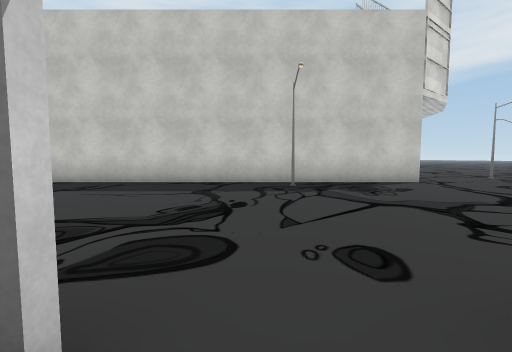
view 1 (above)

22 first-person views from a walk through a 3-D level made in the Unity game engine. The camera is 1.2 m above the floor, tilts 4° down and sees 90° across. Doors are open. The floor is counted in squares, 2 m on a side. Each view is taken from the middle of a square. On the plan, view 1 faces up. The plan holds only what a view shows up to about 9 squares ahead; the rest is blank. The place goes on beyond the plan. The player is left out. Some surface patterns are stand-ins.

view 2
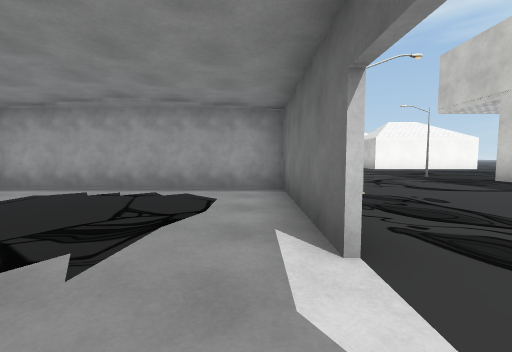

view 3
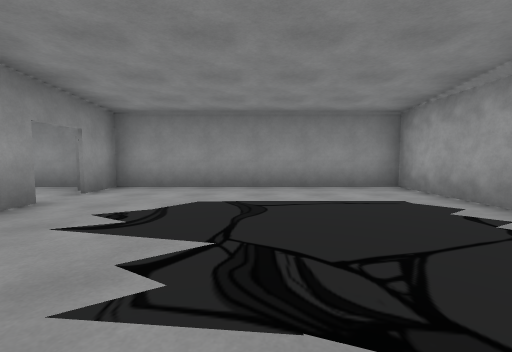

view 4
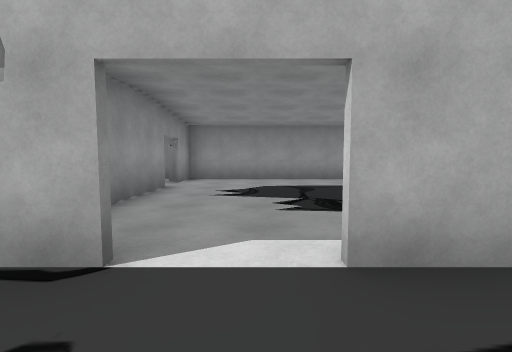

view 5
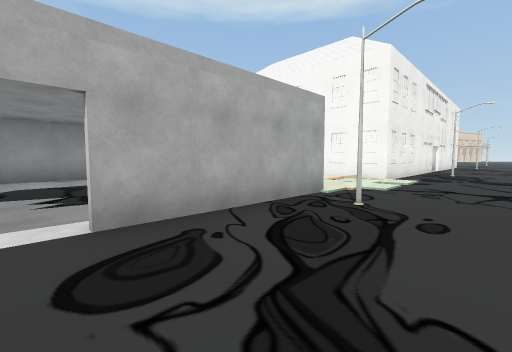

view 6
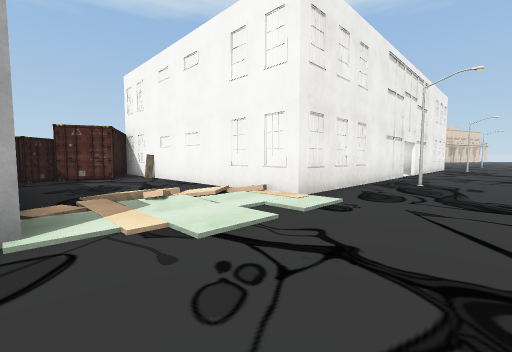

view 7
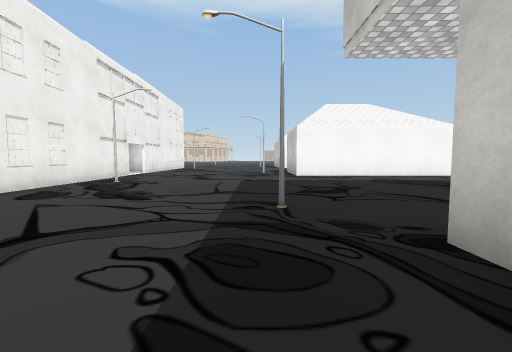

view 8
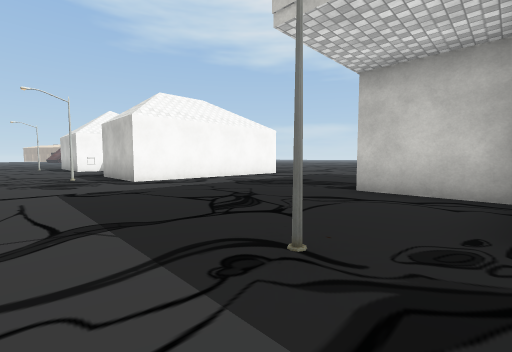

view 9
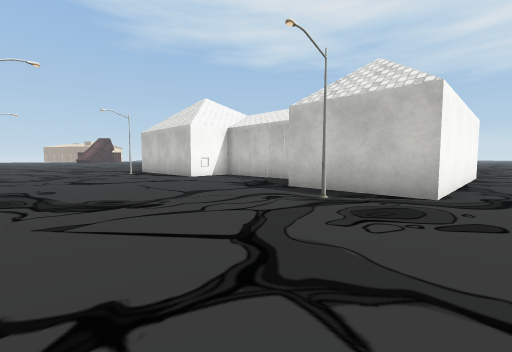

view 10
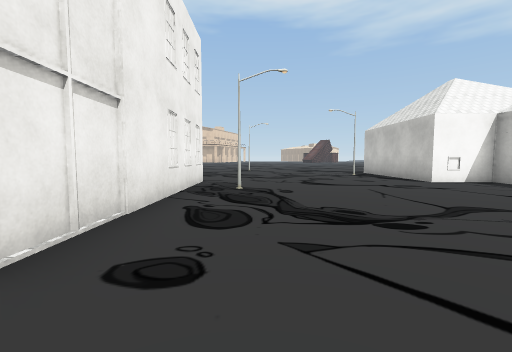

view 11
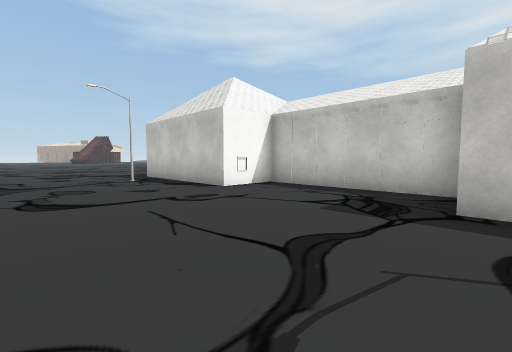

view 12
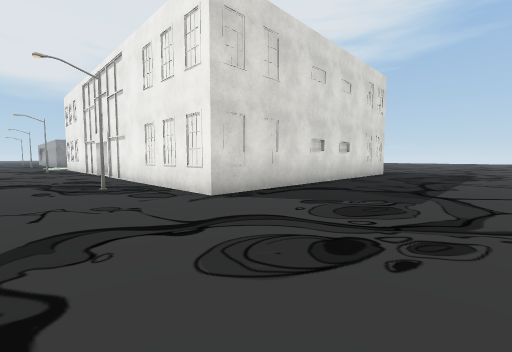

view 13
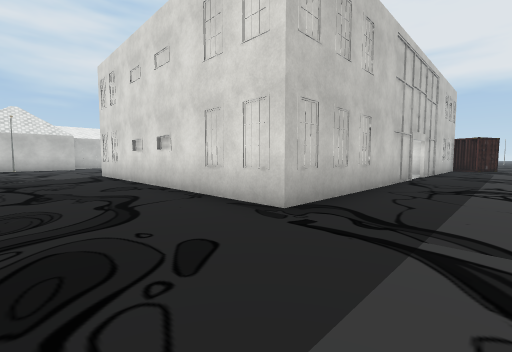

view 14
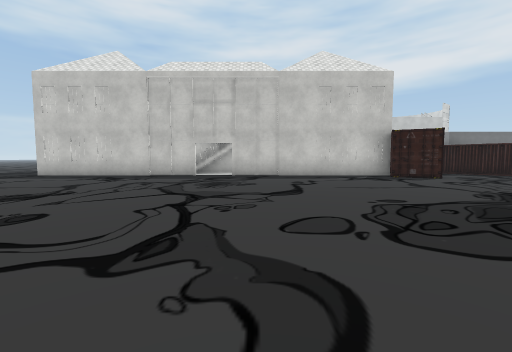

view 15
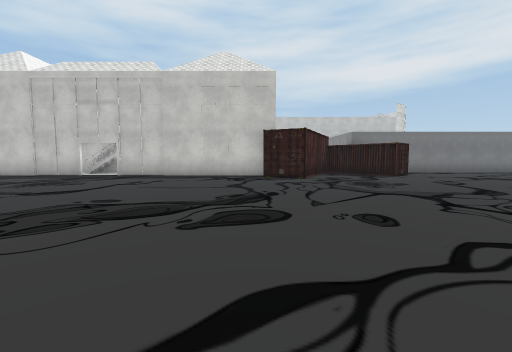

view 16
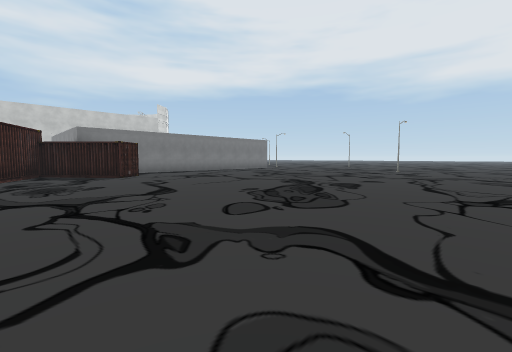

view 17
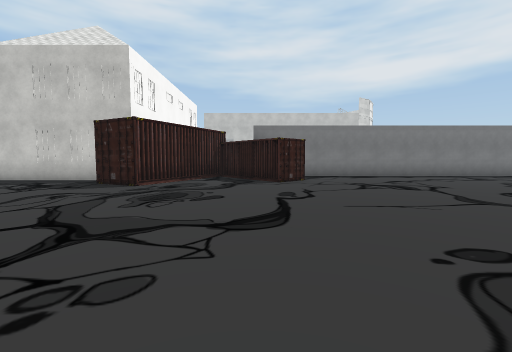

view 18
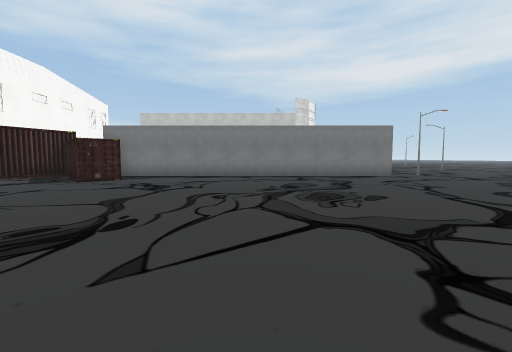

view 19
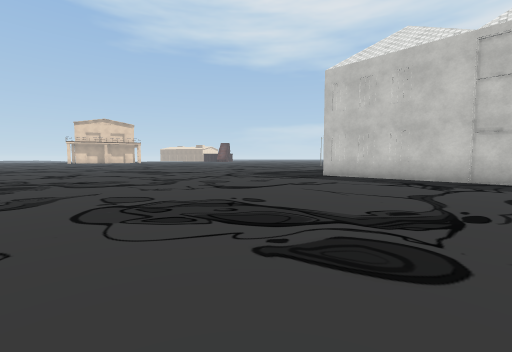

view 20
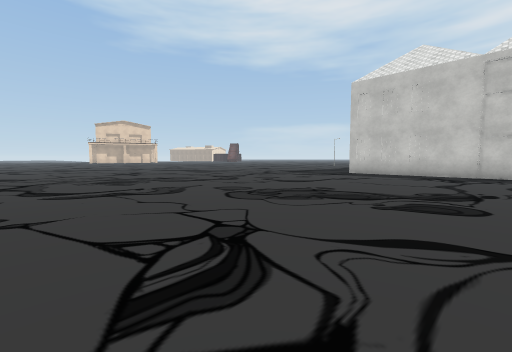

view 21
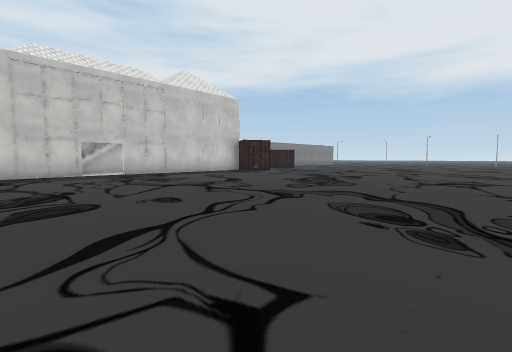

view 22
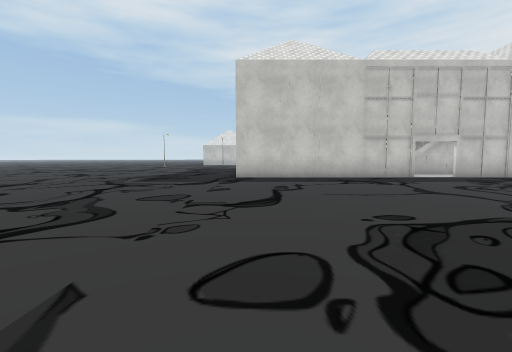

### Floor plan
Points are (right, up) in squares from view 1. A wall is a line through its corners. A room is listed if a view was taken in it or the views show most of it. See-through windows are left out.
Room 1 (views 1, 2, 3)
walls: (-0.5, 0.5) (-3.4, 0.5); (1.9, -3.4) (1.9, -2.4); (-4, 0.5) (-4, -5.3) (1.9, -5.3) (1.9, -4.3)
ways out: open door at (0, 1) to room 2; open door at (2, -4)
Room 2 (views 4, 5, 6, 7, 8, 9, 10, 11, 12, 13, 14, 15, 16, 17, 18, 19, 20, 21, 22)
walls: (-14, -7.1) (-19.6, -7.1) (-19.6, 0.6) (-14, 0.6); (-7.2, -7.1) (-12.9, -7.1); (-12.9, 0.6) (-7.3, 0.6) (-7.3, -3.5); (-3.5, 0.6) (-0.5, 0.6); (2.5, -5.4) (-3.6, -5.4); (0.8, 0.6) (1.5, 0.6); (-15.5, 7.9) (-19.4, 7.9) (-19.4, 6.4) (-23.4, 6.4); (-5.9, 8.7) (-8.1, 8.7); (2.5, 6.4) (-5.9, 6.4); (-12.7, 11.9) (-12.7, 6.4) (-15.5, 6.4)
ways out: open door at (0, 1) to room 1; opening at (-9.5, 12.8); open door at (-13.5, -7); open door at (-13.5, 1)
objects: other object (-22, 5); other object (-18, 2); other object (-14, 5); other object (-10, 2); other object (-7, -5); other object (-7, 5); container (-6, -6) to (-5, -5); container (-4, -7) to (-3, -6); other object (-4, 1); other object (-3, 2); other object (1, 5)

Where each view was taken, in squares from view 1:
view 1: 0 up, 0 right, facing up
view 2: 0 up, 1 right, facing left
view 3: 0 up, 1 left, facing down
view 4: 2 up, 0 right, facing down
view 5: 3 up, 0 right, facing down-left
view 6: 3 up, 4 left, facing down-left
view 7: 5 up, 4 left, facing left
view 8: 4 up, 6 left, facing up-left
view 9: 2 up, 12 left, facing up-left
view 10: 2 up, 13 left, facing left
view 11: 3 up, 15 left, facing up-left
view 12: 3 up, 23 left, facing down-right
view 13: 9 down, 22 left, facing up-right
view 14: 16 down, 12 left, facing up
view 15: 16 down, 8 left, facing up
view 16: 16 down, 6 left, facing up-right
view 17: 14 down, 4 left, facing up
view 18: 14 down, 1 right, facing up
view 19: 15 down, 15 left, facing up-left
view 20: 17 down, 15 left, facing up-left
view 21: 17 down, 16 left, facing up-right
view 22: 15 down, 19 left, facing up
